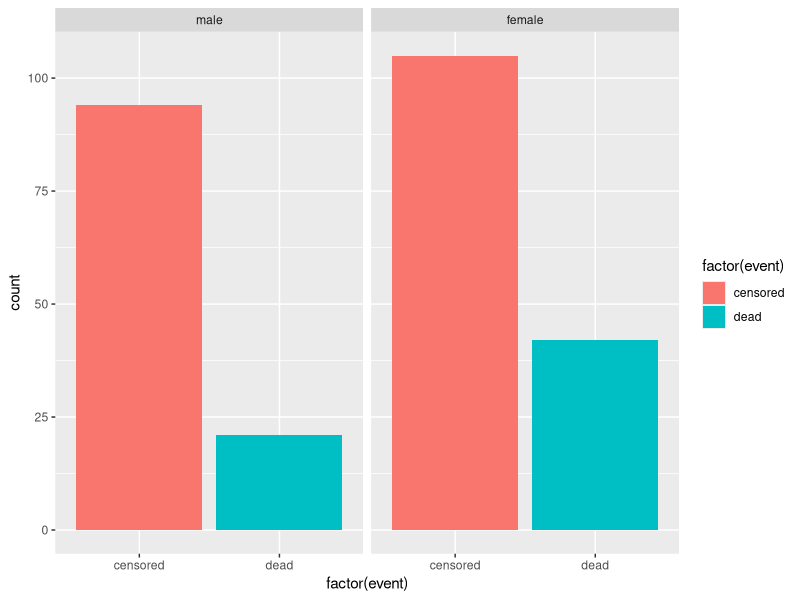
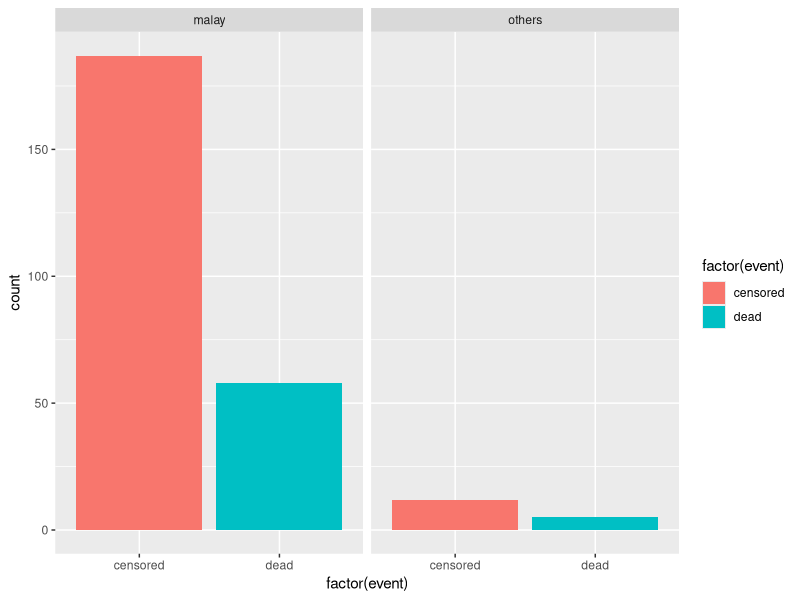
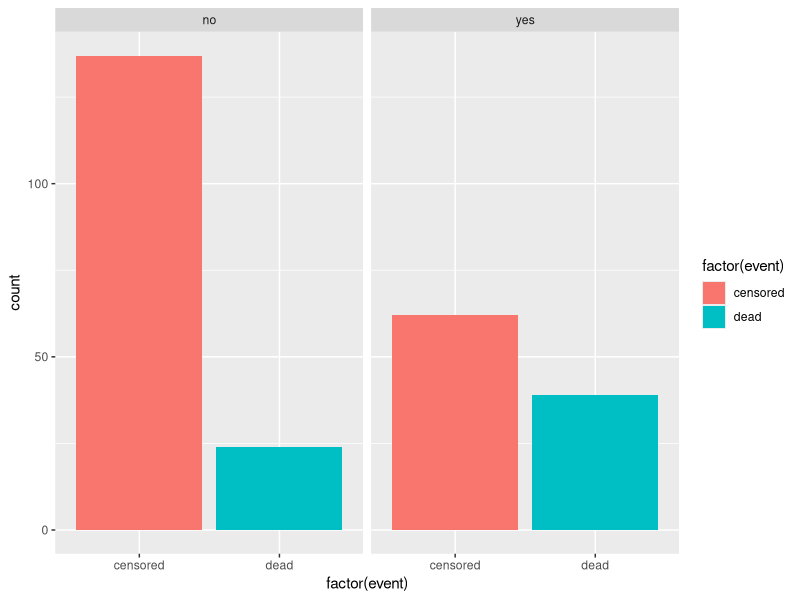
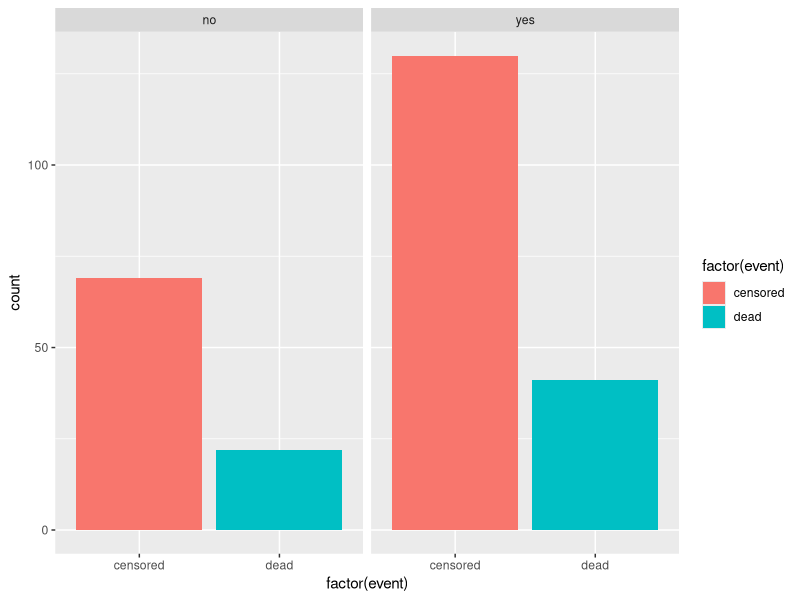
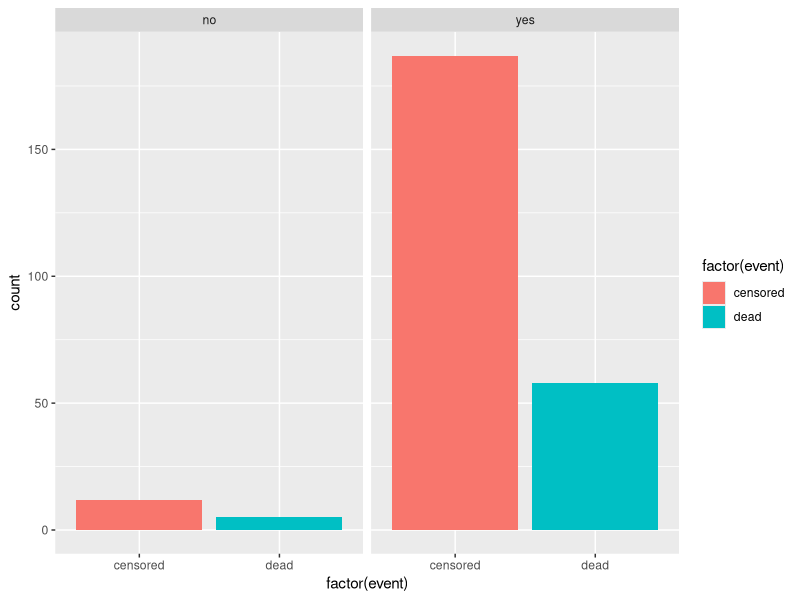
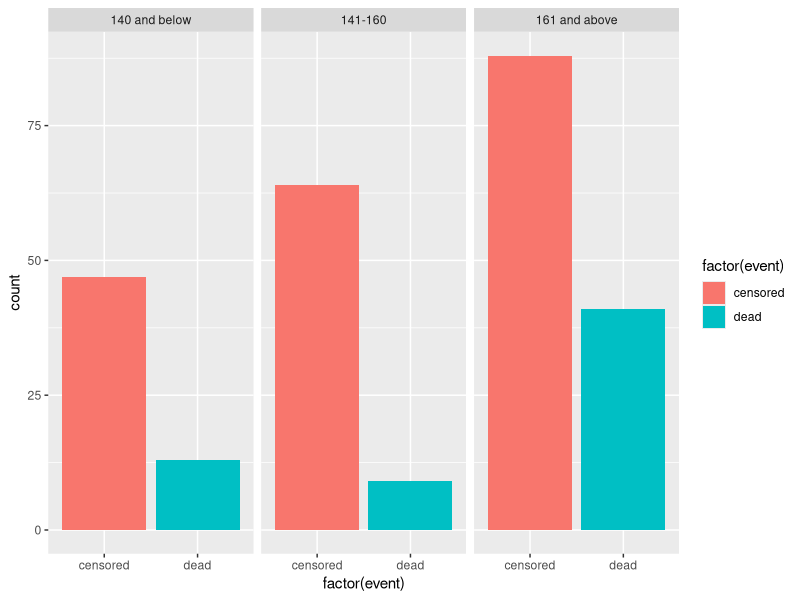
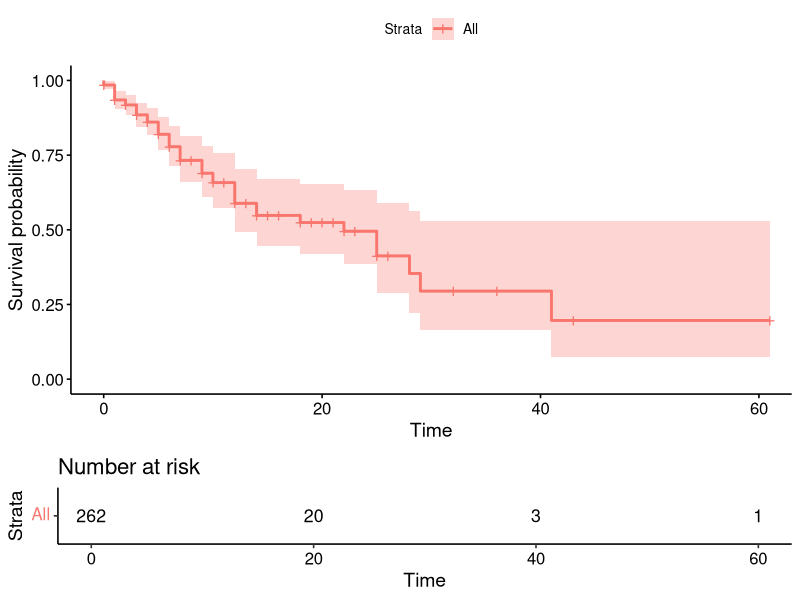
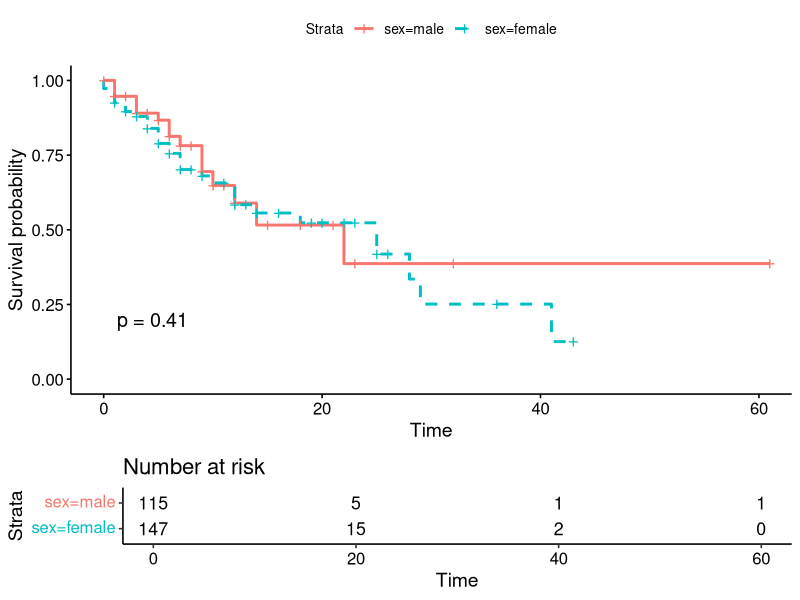

Source code (R) for these figures, in order:
## ---- chunk 1
knitr::opts_chunk$set(echo = TRUE)
## ---- chunk 2
library(haven)
library(dplyr)
library(psych)
library(lubridate)
library(knitr)
library(ggplot2)
library(survival)
library(broom)
library(survminer)
## ---- chunk 3
DataSet <- read_dta("stroke_outcome.dta")
## ---- chunk 4
DataSet <- DataSet %>%
  mutate_if(is.labelled, funs(as_factor(.)))
kable(head(DataSet))
## ---- chunk 5

## ---- chunk 6
DataSet2 <- read_dta("stroke_outcome.dta")
DataSet2 <- DataSet %>%
  mutate(sex = as_factor(sex),
         race = as_factor(race),
         event = as_factor(event),
         dm2 = as_factor(dm2),
         hpt2 = as_factor(hpt2),
         race2 = as_factor(race2),
         event_s = as_factor(event_s))
kable(head(DataSet2))
## ---- chunk 7
summary(DataSet$sbp)
## ---- chunk 8
DataSet <- DataSet %>%
  mutate(SBP_Cat = cut(DataSet$sbp,
                       c(0,140,160,300),
                       labels = c("140 and below", "141-160", "161 and above")))
## ---- chunk 9
kable(summary(DataSet))
kable(describe(DataSet))
## ---- chunk 10
DataSet$Dur_Days <- as.duration(DataSet$doa %--% DataSet$dod) / ddays(1)
kable(head(DataSet))
## ---- chunk 11
DataSet %>%
  group_by(event) %>%
  summarise(Mean_Age = mean(age), SD_Age = sd(age),
            Mean_GCS = mean(gcs), SD_GCS = sd(gcs),
            Mean_SBP = mean(sbp), SD_SBP = sd(age),
            Mean_DBP = mean(dbp), SD_DBP = sd(dbp),
            ) %>%
  kable()
## ---- chunk 12
DataSet %>%
  count(event, sex) %>%
  kable()

ggplot(DataSet, aes(x=factor(event), fill=factor(event))) +
  geom_bar() +
  facet_wrap(~sex)

DataSet %>%
  count(event, race) %>%
  kable()

ggplot(DataSet, aes(x=factor(event), fill=factor(event))) +
  geom_bar() +
  facet_wrap(~race)

DataSet %>%
  count(event, dm2) %>%
  kable()

ggplot(DataSet, aes(x=factor(event), fill=factor(event))) +
  geom_bar() +
  facet_wrap(~dm2)

DataSet %>%
  count(event, hpt2) %>%
  kable()

ggplot(DataSet, aes(x=factor(event), fill=factor(event))) +
  geom_bar() +
  facet_wrap(~hpt2)

DataSet %>%
  count(event, race2) %>%
  kable()

ggplot(DataSet, aes(x=factor(event), fill=factor(event))) +
  geom_bar() +
  facet_wrap(~race2)

## ---- chunk 13
DataSet %>%
  count(event, SBP_Cat) %>%
  kable()

ggplot(DataSet, aes(x=factor(event), fill=factor(event))) +
  geom_bar() +
  facet_wrap(~SBP_Cat)
## ---- chunk 14
Overall_KM <- survfit(Surv(time = Dur_Days, event == "dead") ~ 1,
                      data = DataSet,
                      type = "kaplan-meier")
summary(Overall_KM)
kable(tidy(Overall_KM))
## ---- chunk 15
ggsurvplot(Overall_KM,
           data = DataSet,
           risk.table = T,
           linetype = c(1,2),
           pval = T)
## ---- chunk 16
#CPH_gender <- coxph(Surv(time = Dur_Days, event == "dead") ~ sex,
#                     data = DataSet)
#summary(CPH_gender)
#kable(tidy(CPH_gender))
## ---- chunk 17
KM_gender <- survfit(Surv(time = Dur_Days, event == "dead") ~ sex,
                     data = DataSet,
                     type = "kaplan-meier")
summary(KM_gender)
kable(tidy(KM_gender))
## ---- chunk 18
ggsurvplot(KM_gender,
           data = DataSet,
           risk.table = T,
           linetype = c(1,2),
           pval = T)
## ---- chunk 19
KM_DM <- survfit(Surv(time = Dur_Days, event == "dead") ~ dm2,
                 data = DataSet,
                 type = "kaplan-meier")
summary(KM_DM)
kable(tidy(KM_DM))
## ---- chunk 20
ggsurvplot(KM_DM,
           data = DataSet,
           risk.table = T,
           linetype = c(1,2),
           pval = T)
## ---- chunk 21
kable(quantile(KM_DM, probs = c(0.25, 0.5, 0.75)))
## ---- chunk 22
summary(KM_DM, times = c(20, 40, 60))
## ---- chunk 23
LogRank_DM <- survdiff(Surv(time = Dur_Days, event == "dead") ~ dm2,
                       data = DataSet,
                       rho = 0)
LogRank_DM
kable(tidy(LogRank_DM))
## ---- chunk 24
Peto_DM <- survdiff(Surv(time = Dur_Days, event == "dead") ~ dm2,
                       data = DataSet,
                       rho = 1)
Peto_DM
kable(tidy(Peto_DM))
## ---- chunk 25
KM_SBPCat <- survfit(Surv(time = Dur_Days, event == "dead") ~ SBP_Cat,
                 data = DataSet,
                 type = "kaplan-meier")
summary(KM_SBPCat)
kable(tidy(KM_SBPCat))
## ---- chunk 26
ggsurvplot(KM_SBPCat,
           data = DataSet,
           risk.table = T,
           linetype = c(1,2,3),
           pval = T)
## ---- chunk 27
#CPH_GCS <- coxph(Surv(time = Dur_Days,
#                      event == "dead") ~ gcs,
#                 data = DataSet)
#summary(CPH_GCS)
#kable(tidy(CPH_GCS))
## ---- chunk 28
KM_GCS <- survfit(Surv(time = Dur_Days,
                       event == "dead") ~ gcs,
                  data = DataSet)
summary(KM_GCS)
kable(tidy(KM_GCS))
## ---- chunk 29
#CPH_SBP <- coxph(Surv(time = Dur_Days,
#                      event == "dead") ~ sbp,
#                 data = DataSet)
#summary(CPH_SBP)
#kable(tidy(CPH_SBP))
